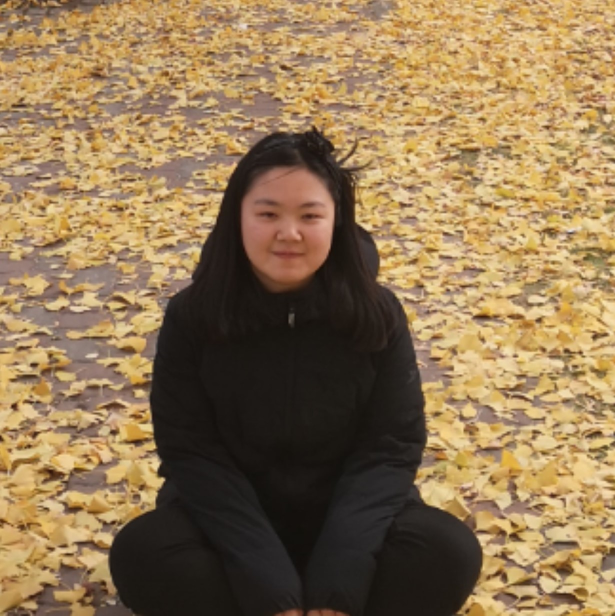
%> input picture wang8.jpg, 1230 x 1231 px (shown at 1/2 size)
$ octave wang8new.m   (GNU Octave 9; MATLAB toolbox functions it lacks are replaced by stand-ins)
%> lines starting %> are read from the running program, lines starting %| are printed output that depends on the picture; in (x1, y1, x2, y2) boxes, pixels count from 0 and x2, y2 are one past the last pixel; in counts of white or black regions, pixels touching at a corner belong together; the program's own positions count from 1
%清理窗口
close all  ;
clear all  ;
thresh = 0.3;
%% 读取图像
img_name = 'wang8.jpg';
I = imread(img_name);
%> I is the input picture: size 1231x1230x3 uint8; mean R, G, B 145.1, 119.2, 83.7
I = imresize(I,[300,400]);
%> I: size 300x400x3 uint8
I_origin= I;
%I =histeq(I);
%% 预处理
I_gray = rgb2gray(I);
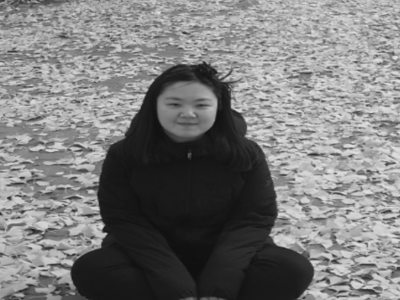
%> I_gray: size 300x400 uint8; min 14, max 227, mean 122.9
YCbCr = rgb2ycbcr(I);
%> YCbCr: size 300x400x3 uint8; mean of channels 1, 2, 3 121.5, 108.6, 141.9
% sobel
BW = edge(I_gray,'canny',thresh,'nothinning');%,thresh,'nothinning');
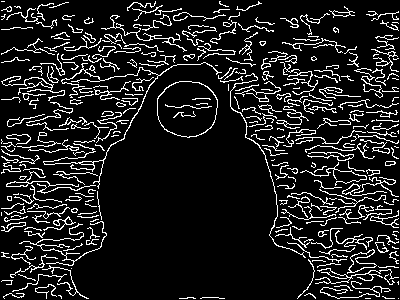
%> BW: size 300x400 logical; 12% white in thin lines or dots

%figure(1);imshow(BW),axis on;
%imwrite(BW,'sobel.jpg');
BW = 1 - BW;%sobel取反
%> BW: size 300x400 double; values 0 (black) and 1 (white), 88% white; black in thin lines or dots
%显示原图像及相应的二值图像
figure(2);imshow(BW),axis on;
% imwrite(BW,'sobel_negate.jpg');
 hold on;
%
%% 获得图像宽度和高度
heigth = size(I,1);
%> heigth = 300
width = size(I,2);
%> width = 400
%% 根据肤色模型将图像二值化
for i = 1:heigth
    for j = 1:width
        Y = YCbCr(i,j,1);
        Cb = YCbCr(i,j,2);
        Cr = YCbCr(i,j,3);
        if(Y < 80)
            I_gray(i,j) = 0;
        else
            if(skin(Y,Cb,Cr) == 1)
                I_gray(i,j) = 255;
            else
                I_gray(i,j) = 0;
            end
        end
    end
end
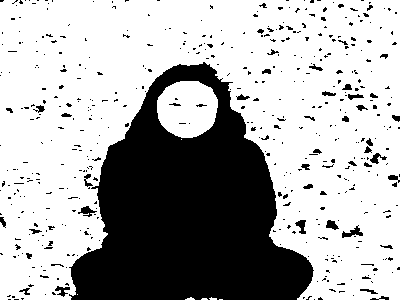
%> I_gray: size 300x400 uint8; 68.4% white; 492 black regions (448 under 20 px), largest, box (x1, y1, x2, y2) and area: (69, 62, 314, 300) 33928, (342, 225, 363, 238) 115, (78, 206, 97, 217) 95
figure(3);imshow(I_gray);axis on;

I = I_gray;
SE=strel('disk',2);%('square',3);
I = imdilate(I,SE);
%> I: size 300x400 uint8; 73% white; 30 black regions (27 under 20 px), largest, box (x1, y1, x2, y2) and area: (73, 64, 312, 300) 32308, (328, 222, 336, 228) 24, (83, 208, 90, 212) 21
%imwrite(I,'C:\Users\liwan\Desktop\brief4\Conference-LaTeX-template_10-17-19\new\1.jpg');
figure(5),imshow(I);
%%
[L,num] = bwlabel(I,8); % 寻找这个二值图像中的联通区域
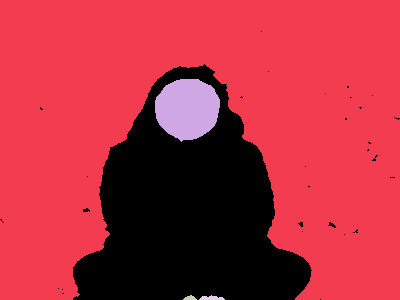
%> L: size 300x400 double; 5 distinct labels, from 0 to 4; one colour per label, 0 black
%> num = 4
STATS = regionprops(L,'EulerNumber');
%> STATS = 4 regions; EulerNumber: -30, 1, 1, 1
 aa = find( [STATS.EulerNumber]<-11);
%> aa = 1
 bb = find ([STATS.EulerNumber] <-11);
%> bb = 1
 holeIndices = intersect(aa,bb);
%> holeIndices = 1
 holeL_aft = false(size(I));
for i = holeIndices
    holeL_aft( L == i ) =true;
end
%> this loop made 1 pass
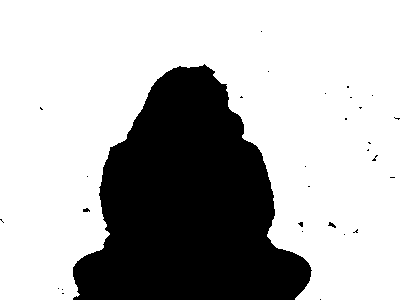
%> holeL_aft: size 300x400 logical; 70.2% white; 30 black regions (27 under 20 px), largest, box (x1, y1, x2, y2) and area: (73, 64, 312, 300) 35583, (328, 222, 336, 228) 24, (83, 208, 90, 212) 21
figure(5),imshow(holeL_aft);
%imwrite(holeL_aft,'C:\Users\liwan\Desktop\brief4\Conference-LaTeX-template_10-17-19\new\2.jpg');

title('holeL_aft');
I = 1 - holeL_aft;
figure;imshow(I);
%imwrite(I,'C:\Users\liwan\Desktop\brief4\Conference-LaTeX-template_10-17-19\new\3.jpg');

SE=strel('disk',14);%('square',3);
I = imopen(I,SE);
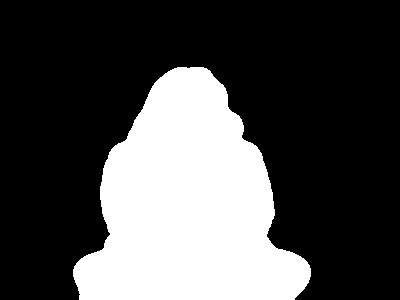
%> I: size 300x400 double; values 0 (black) and 1 (white), 29.5% white; 1 white region, box (x1, y1, x2, y2) and area: (73, 67, 311, 300) 35442
figure(6);imshow(I);
%imwrite(I,'C:\Users\liwan\Desktop\brief4\Conference-LaTeX-template_10-17-19\new\4.jpg');


I = im2uint8(I);
I_final_body = false(size(I));
I = I/255;

I_final_body= I.*I_origin;
I_final_body (I ==0 )= 100;
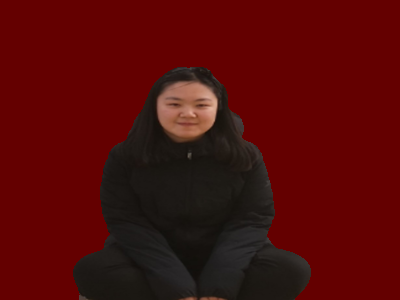
%> I_final_body: size 300x400x3 uint8; mean R, G, B 82.9, 9.9, 8.5
figure(7),imshow(I_final_body);
%imwrite(I_final_body,'C:\Users\liwan\Desktop\brief4\Conference-LaTeX-template_10-17-19\new\5.jpg');
